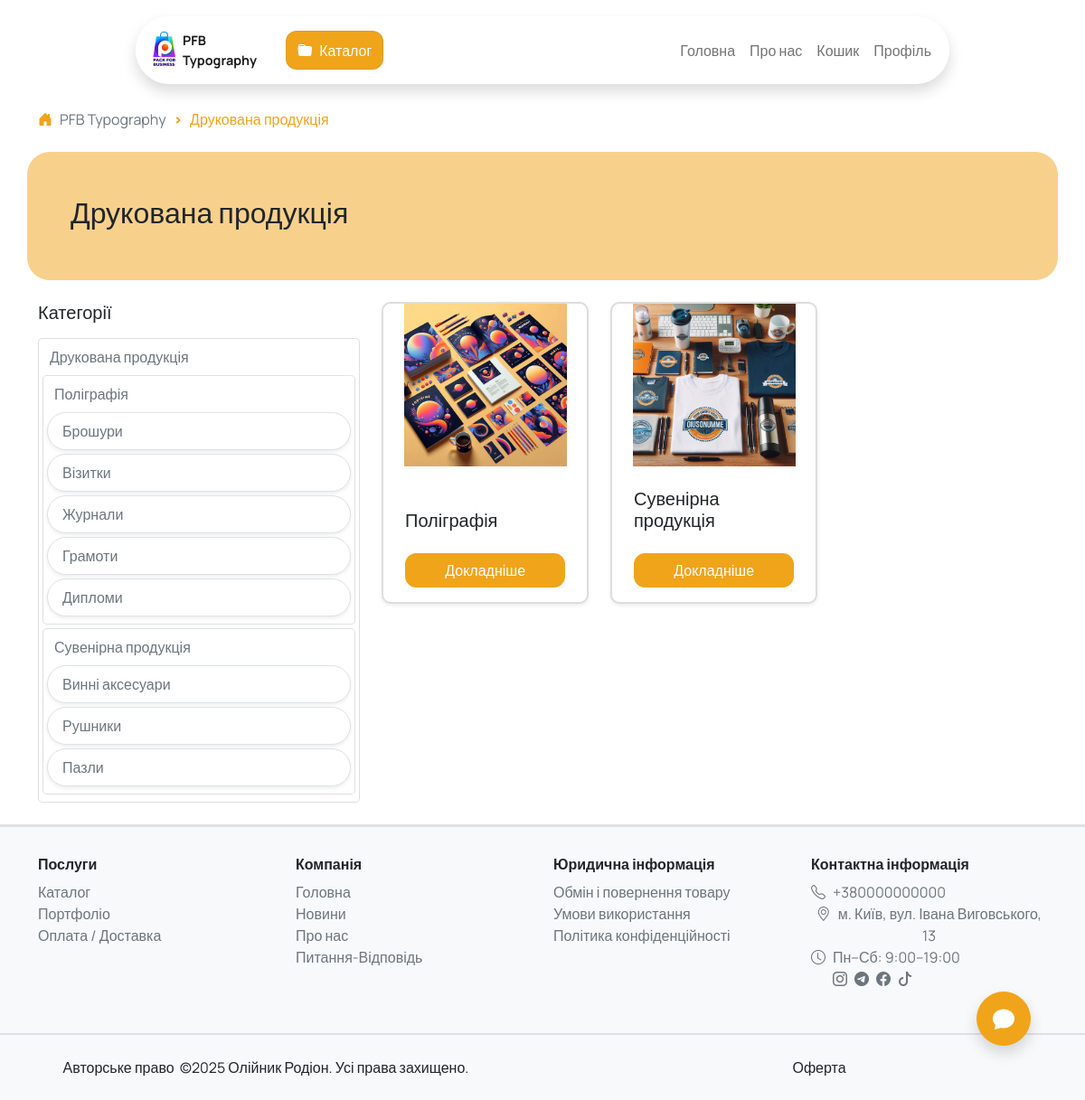
Page /catalog/drukovana-produkciya/ on the committed database.
### catalog/models.py (models this page shows, shortened)
class ServiceCategory(models.Model):
    image = models.ImageField("", upload_to='categories/', blank=True, null=True)
    title = models.CharField("", max_length=255)
    slug = models.SlugField(unique=True)
    parent = models.ForeignKey('self', blank=True, null=True, related_name='children', on_delete=models.CASCADE, verbose_name="")
    @property
    def is_main(self):
        return self.parent is None
    class Meta:
        verbose_name = "Категорія"
        verbose_name_plural = "Категорії"

### catalog/views.py (the view)
# urls.py: path('<slug:slug>/', views.category_detail, name='category_detail'),
def category_detail(request, slug):
    main_data = get_base_info(request)
    target_category = get_object_or_404(ServiceCategory, slug=slug)
    all_categories = get_all_subcats(target_category)
    all_categories.append(target_category)
    services = Service.objects.filter(category__in=all_categories)
    category_path = get_all_parent_categories(target_category)
    return render(request, 'catalog/category_detail.html', {'target_category': target_category, 'services': services, 'category_path': category_path, **main_data})

### catalog/views.py (called while the page is built)
def get_all_subcats(target_category):
    subcategories = list(target_category.children.all())
    for subcategory in target_category.children.all():
        subcategories.extend(get_all_subcats(subcategory))
    return subcategories

def get_all_parent_categories(category):
    all_categories = [category]
    current = category.parent
    while current:
        all_categories.append(current)
        current = current.parent
    return list(reversed(all_categories))

### chat/models.py (called while the page is built)
    @property
    def created_at_iso(self):
        return self.created_at.isoformat()

### orders/utils.py (called while the page is built)
    def get_created_date(self):
        created_iso = self.session.get('cart_created_at')
        if created_iso:
            return datetime.fromisoformat(created_iso)
        return None

    def count(self):
        return sum(item['quantity'] for item in self.cart.values())

### templates/catalog/category_detail.html (shortened to what this page needs)
{% extends "base.html" %}
{% load static %}
{% block content %}
<div class="container pt-3">
    <div class="row">
        <nav style="--bs-breadcrumb-divider: '>';" aria-label="breadcrumb" class="mb-2">
            <ol class="breadcrumb">
                <li class="breadcrumb-item"><i class="bi bi-house-door-fill text-orange me-2"></i><a href="{% url 'main' %}" class="text-decoration-none text-secondary">PFB Typography</a></li>
                {% for category in category_path %}
                    <li class="breadcrumb-item {% if forloop.last %}active{% endif %}" {% if forloop.last %}aria-current="page"{% endif %}>
                        {% if not forloop.last %}
                            <a class="text-decoration-none text-secondary" href="{% url 'catalog:category_detail' category.slug %}">
                                {{ category.title }}
                            </a>
                        {% else %}
                            {{ category.title }}
                        {% endif %}
                    </li>
                {% endfor %}
            </ol>
        </nav>
        <div class="h1 p-5 bg-orange-transparent  rounded-custom mb-4">
            {% if target_category %}
                <h2>{{ target_category.title }}</h2>
            {% else %}
                <h2>Всі послуги</h2>
            {% endif %}
        </div>
            <div class="col-md-4 mb-4">
                <h5 class="mb-3">Категорії</h5>
                <ul class="list-group">
                    {% for maincategory in maincategories %}
                        <li class="list-group-item rounded-3 static px-1 pb-1">
                            <a class="text-decoration-none ms-2 text-secondary" href="{% url 'catalog:category_detail' maincategory.slug %}">{{ maincategory.title }}</a>
                                <ul class="list-group mt-2">
                                    {% for category in maincategory.children.all %}
                                        <li class="list-group-item static rounded-3 border-top mb-1 px-1 pb-1">
                                            <a class="text-decoration-none text-secondary ms-2" href="{% url 'catalog:category_detail' category.slug %}">{{ category.title }}</a>
                                                <ul class="list-group mt-2">
                                                    {% for subcategory in category.children.all %}
                                                        <li class="mb-1 list-group-item rounded-custom list-group-item-action border shadow-sm">
                                                            <a class="text-decoration-none text-secondary"  href="{% url 'catalog:category_detail' subcategory.slug %}">{{ subcategory.title }}</a>
                                                        </li>
                                                    {% endfor %}
                                                </ul>
                                        </li>
                                    {% endfor %}
                                </ul>
                        </li>
                    {% endfor %}
                </ul>
            </div>
            <div class="col-md-8">
                <div class="row row-cols-1 row-cols-md-2 row-cols-lg-2 row-cols-xl-3 g-4">
                {% if not target_category.is_main %}
                    {% for service in services %}
                    <div class="col">
                        <div class="card d-flex justify-content-between shadow-sm border-2 h-100 px-2 position-relative mb-2 {% if not service.is_active %}opacity-50{% endif %} animate__animated animate__zoomIn" style="animation-delay: 0.{{forloop.counter0}}s;">
                            <div class="image-wrapper d-flex align-items-center justify-content-center bg-white">
                                <img src="{{ service.image.url }}" class="card-img-top img-fluid" alt="{{ service.title }}"
                                    onerror="this.src='{% static 'images/no-image.png' %}'">
                            </div>
                            <div class="card-body d-flex flex-column" style="flex: unset !important;">
                                <a href="{% url 'catalog:service_detail' service.slug %}" class="card-title mb-1 h5 text-decoration-none text-dark">{{ service.title }}</a>
                                <p class="card-text text-muted mb-2">{{ service.description|striptags|truncatechars:80 }}</p>
                                {% if service.is_active %}
                                <p class="fw-bold mb-2">
                                    от {{ service.price_from|floatformat:2 }} ₴
                                </p>
                                <a href="{% url 'catalog:service_detail' service.slug %}" class="btn btn-outline-orange btn-sm w-100">
                                    Замовити
                                </a>
                                {% else %}
                                <p class="fw-bold mb-2 text-secondary">
                                    от {{ service.price_from|floatformat:2 }} ₴
                                </p>
                                <a href="{% url 'catalog:service_detail' service.slug %}" class="btn btn-outline-secondary btn-sm w-100" disabled>
                                    Недоступно
                                </a>
                                {% endif %}
                            </div>
                            {% if not service.is_active %}
                                <div class="position-absolute top-0 start-0 bg-danger text-white px-2 py-1 small">
                                Недоступно
                                </div>
                            {% endif %}
                        </div>
                    </div>
                    {% empty %}
                        <p>Нема послуг цієї категорії.</p>
                    {% endfor %}
                {% else %}
                    {% for category in target_category.children.all %}
                    <div class="col">
                        <div class="card d-flex justify-content-between shadow-sm border-2 h-100 px-2 position-relative mb-2 animate__animated animate__zoomIn" style="animation-delay: 0.{{forloop.counter0}}s;">
                            <div class="image-wrapper d-flex align-items-center justify-content-center bg-white">
                                <img src="{{ category.image.url }}" class="card-img-top img-fluid" alt="{{ category.title }}"
                                    onerror="this.src='{% static 'images/no-image.png' %}'">
                            </div>
                            <div class="card-body d-flex flex-column" style="flex: unset !important;">
                                <h5 class="card-title mb-4">{{ category.title }}</h5>
                                <a href="{% url 'catalog:category_detail' category.slug %}" class="btn btn-orange">Докладніше</a>
                            </div>
                        </div>
                    </div>
                    {% empty %}
                        <p>Нема послуг цієї категорії.</p>
                    {% endfor %}
                {% endif %}
                </div>
            </div>
    </div>
</div>
{% endblock %}

### static/css/styles.css (style rules this page uses)
:root { --orange: #F0A41A; --orange-light: #FFE5B4; --orange-rgb: 240, 164, 26; --green: #198754; --green-rgb: 25, 135, 84; --text-main: #333333; }
html, body { height: auto !important; overflow-y: auto !important; margin: 0; padding: 0; font-family: "Manrope", sans-serif; scrollbar-width: none; overflow-x: hidden; max-width: 100%; }
.card.h-100 { border-radius: 10px; overflow: hidden; }
.card { border: 2px solid #ddd !important; box-shadow: 0 2px 8px rgba(0, 0, 0, 0.1); transition: transform 0.3s ease, box-shadow 0.3s ease !important; }
.image-wrapper img { width: 100%; height: 100%; object-fit: cover; }
.image-wrapper { height: 180px; overflow: hidden; }
.image-wrapper img { max-height: 100%; object-fit: contain; }
.btn-orange { color: #fff; background-color: var(--orange); border-color: var(--orange); }
.text-orange { color: var(--orange); }
.btn, button { border-radius: 12px; }
.list-group-item { transition: all 0.3s ease; }
.bg-orange-transparent { background-color: rgba(var(--orange-rgb), 0.5) !important; }
.breadcrumb-item + .breadcrumb-item::before { color: var(--orange) !important; font-weight: 900; }
.rounded-custom { border-radius: 25px !important; }
.breadcrumb-item.active { color: var(--orange) !important; }
i { font-style: normal !important; }

### rows in the picture
ServiceCategory: title "Друкована продукція"
ServiceCategory: title "Поліграфія", image (picture)
ServiceCategory: title "Брошури"
ServiceCategory: title "Візитки"
ServiceCategory: title "Журнали"
ServiceCategory: title "Грамоти"
ServiceCategory: title "Дипломи"
ServiceCategory: title "Сувенірна продукція", image (picture)
ServiceCategory: title "Винні аксесуари"
ServiceCategory: title "Рушники"
ServiceCategory: title "Пазли"
